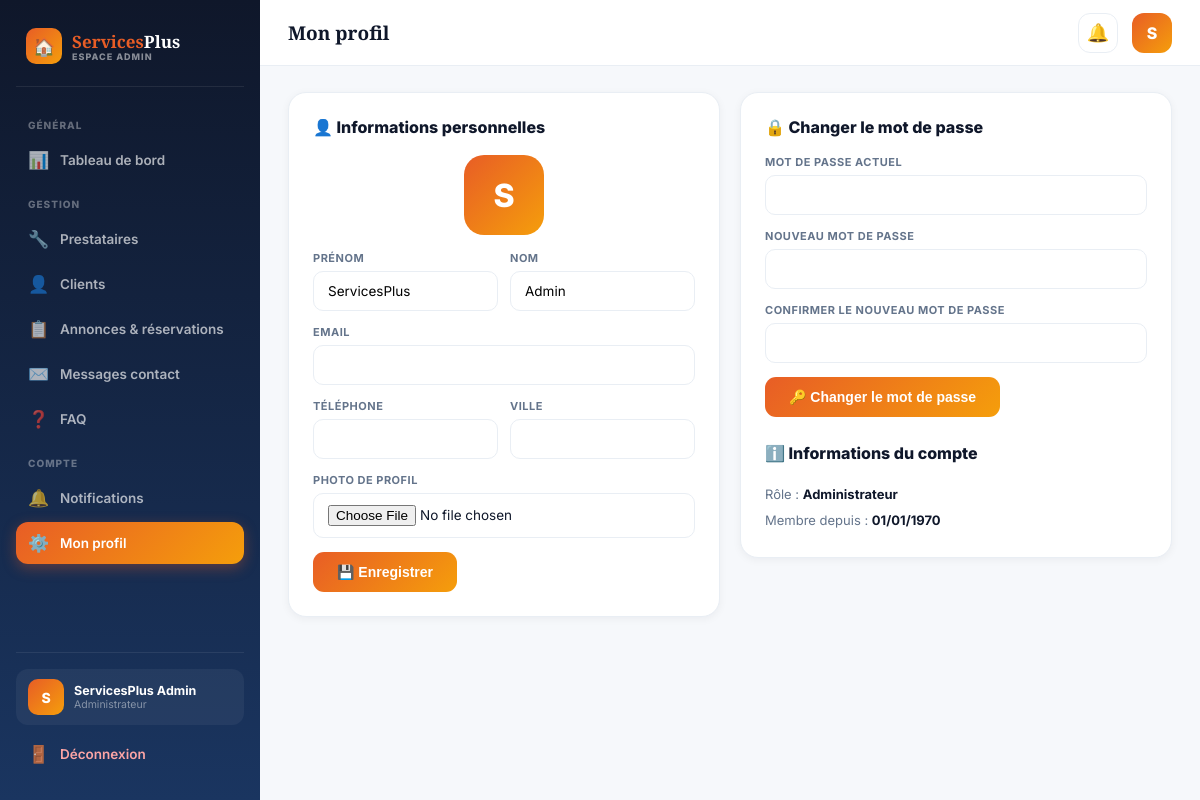
Screenshot of /espace_admin/mon_profil.php (signed in) with the database file from the repository.
### tables this page shows
CREATE TABLE IF NOT EXISTS `utilisateurs` (
  `id` int NOT NULL AUTO_INCREMENT,
  `role` enum('client','prestataire','admin') NOT NULL DEFAULT 'client',
  `nom` varchar(100) NOT NULL,
  `prenom` varchar(100) NOT NULL,
  `email` varchar(150) NOT NULL,
  `mot_de_passe` varchar(255) NOT NULL,
  `telephone` varchar(20) DEFAULT NULL,
  `ville` varchar(100) DEFAULT NULL,
  `photo` varchar(255) DEFAULT NULL,
  `statut` enum('actif','suspendu') NOT NULL DEFAULT 'actif',
  `date_creation` datetime NOT NULL DEFAULT CURRENT_TIMESTAMP,
  PRIMARY KEY (`id`),
  UNIQUE KEY `email` (`email`)
);

### config/session.php (called while the page is built, shortened)
<?php
function utilisateurConnecte(): ?array
{
    return [
        'id'     => $_SESSION['user_id'],
        'nom'    => $_SESSION['nom'],
        'prenom' => $_SESSION['prenom'],
        'role'   => $_SESSION['role'],
        'photo'  => $_SESSION['photo'] ?? null,
    ];
}

### includes/fonctions.php (called while the page is built, shortened)
<?php
function e(?string $texte): string
{
    return htmlspecialchars($texte ?? '', ENT_QUOTES, 'UTF-8');
}

### espace_admin/mon_profil.php (the view, shortened to what this page needs)
<?php
require '../config/connexion.php';
require '../config/session.php';
require '../includes/fonctions.php';
$adminId = $_SESSION['user_id'];
$stmt = $pdo->prepare('SELECT * FROM utilisateurs WHERE id=?');
$stmt->execute([$adminId]);
$page_title = 'Mon profil';
$page_active = 'profil';
require 'admin_header.php';
?>
<div class="layout">
  <div class="panel">
    <div class="panel-title">👤 Informations personnelles</div>
    <div style="text-align:center;">
      <div class="avatar-big"><?= strtoupper(substr($admin['prenom'],0,1)) ?></div>
    </div>
    <form method="post" enctype="multipart/form-data">
      <div class="form-grid">
        <div class="fg"><label class="fl">Prénom</label><input type="text" name="prenom" class="fi" value="<?= e($admin['prenom'] ?? '') ?>" required></div>
        <div class="fg"><label class="fl">Nom</label><input type="text" name="nom" class="fi" value="<?= e($admin['nom'] ?? '') ?>" required></div>
      </div>
      <div class="fg"><label class="fl">Email</label><input type="email" name="email" class="fi" value="<?= e($admin['email'] ?? '') ?>" required></div>
      <div class="form-grid">
        <div class="fg"><label class="fl">Téléphone</label><input type="tel" name="telephone" class="fi" value="<?= e($admin['telephone'] ?? '') ?>"></div>
        <div class="fg"><label class="fl">Ville</label><input type="text" name="ville" class="fi" value="<?= e($admin['ville'] ?? '') ?>"></div>
      </div>
      <div class="fg"><label class="fl">Photo de profil</label><input type="file" name="photo" class="fi" accept="image/*"></div>
      <button type="submit" name="maj_profil" value="1" class="btn-p">💾 Enregistrer</button>
    </form>
  </div>
  <div class="panel">
    <div class="panel-title">🔒 Changer le mot de passe</div>
    <form method="post">
      <div class="fg"><label class="fl">Mot de passe actuel</label><input type="password" name="mdp_actuel" class="fi" required></div>
      <div class="fg"><label class="fl">Nouveau mot de passe</label><input type="password" name="mdp_nouveau" class="fi" required></div>
      <div class="fg"><label class="fl">Confirmer le nouveau mot de passe</label><input type="password" name="mdp_confirm" class="fi" required></div>
      <button type="submit" name="maj_password" value="1" class="btn-p">🔑 Changer le mot de passe</button>
    </form>
    <div class="panel-title" style="margin-top:26px;">ℹ️ Informations du compte</div>
    <div style="font-size:13px;color:var(--slate);line-height:2;">
      Rôle : <strong style="color:var(--dark);">Administrateur</strong><br>
      Membre depuis : <strong style="color:var(--dark);"><?= date('d/m/Y', strtotime($admin['date_creation'])) ?></strong>
    </div>
  </div>
</div>
<?php require 'admin_footer.php'; ?>

### espace_admin/admin_header.php (shortened to what this page needs)
<?php
$admin = utilisateurConnecte();
$page_active = $page_active ?? '';
$nbNotifsAdmin = $pdo->prepare('SELECT COUNT(*) FROM notifications WHERE user_id = ? AND lu = 0');
$nbNotifsAdmin->execute([$admin['id']]);
$nbNotifsAdmin = (int)$nbNotifsAdmin->fetchColumn();
?>
<!DOCTYPE html>
<html lang="fr">
<head>
</head>
<body>
<aside class="admin-sidebar" id="adminSidebar">
  <a href="admin.php" class="admin-logo">
    <div class="admin-logo-icon">🏠</div>
    <div><div class="admin-logo-text"><span>Services</span>Plus</div><div class="admin-logo-badge">Espace Admin</div></div>
  </a>
  <div class="sidebar-section-label">Général</div>
  <a href="admin.php" class="sidebar-link <?= $page_active==='dashboard'?'active':'' ?>"><span class="ic">📊</span> Tableau de bord</a>
  <div class="sidebar-section-label">Gestion</div>
  <a href="gestion_prestataires.php" class="sidebar-link <?= $page_active==='prestataires'?'active':'' ?>"><span class="ic">🔧</span> Prestataires</a>
  <a href="gestion_clients.php" class="sidebar-link <?= $page_active==='clients'?'active':'' ?>"><span class="ic">👤</span> Clients</a>
  <a href="gestion_annonces.php" class="sidebar-link <?= $page_active==='annonces'?'active':'' ?>"><span class="ic">📋</span> Annonces &amp; réservations</a>
  <a href="gestion_messages.php" class="sidebar-link <?= $page_active==='messages'?'active':'' ?>"><span class="ic">✉️</span> Messages contact</a>
  <a href="gestion_faq.php" class="sidebar-link <?= $page_active==='faq'?'active':'' ?>"><span class="ic">❓</span> FAQ</a>
  <div class="sidebar-section-label">Compte</div>
  <a href="notifications.php" class="sidebar-link <?= $page_active==='notifications'?'active':'' ?>"><span class="ic">🔔</span> Notifications </a>
  <a href="mon_profil.php" class="sidebar-link <?= $page_active==='profil'?'active':'' ?>"><span class="ic">⚙️</span> Mon profil</a>
  <div class="sidebar-footer">
    <div class="sidebar-admin-card">
      <div class="sidebar-admin-avatar"><?= strtoupper(substr($admin['prenom'],0,1)) ?></div>
      <div><div class="sidebar-admin-name"><?= e($admin['prenom'].' '.$admin['nom']) ?></div><div class="sidebar-admin-role">Administrateur</div></div>
    </div>
    <a href="../deconnexion.php" class="sidebar-link" style="color:#FCA5A5;"><span class="ic">🚪</span> Déconnexion</a>
  </div>
</aside>
<div class="admin-main">
  <div class="admin-topbar">
    <div class="topbar-title"><?= e($page_title ?? '') ?></div>
    <div class="topbar-right">
      <a href="notifications.php" class="topbar-bell">🔔<?php if($nbNotifsAdmin>0): ?><span class="dot"></span><?php endif; ?></a>
      <a href="mon_profil.php" class="topbar-avatar" style="text-decoration:none;"><?= strtoupper(substr($admin['prenom'],0,1)) ?></a>
    </div>
  </div>
  <div class="admin-content">

### rows the page displays
utilisateurs: prenom "S", prenom+nom "ServicesPlus Admin", prenom "ServicesPlus", nom "Admin"

### other values shown
$page_title "Mon profil"
date('d/m/Y', strtotime($admin['date_creation'])) "01/01/1970"
